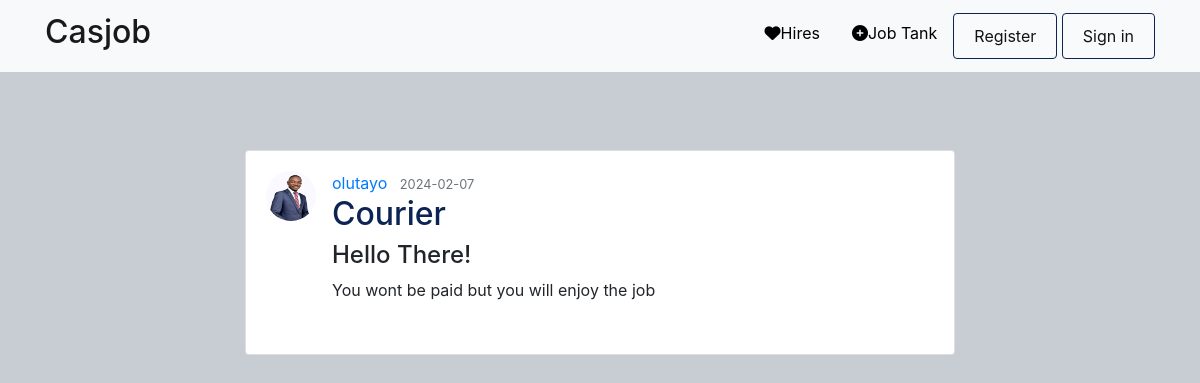
/post/1, run on the app's committed database.
### casjob/models.py (models this page shows, shortened)
class User(db.Model, UserMixin):
    id = db.Column(db.Integer, primary_key=True)
    firstname = db.Column(db.String(20), unique=False, nullable=True)
    lastname = db.Column(db.String(20), unique=False, nullable=True)
    username = db.Column(db.String(20), unique=True, nullable=False)
    phone_number = db.Column(db.String(20), unique=True, nullable=True)
    email = db.Column(db.String(120), unique=True, nullable=False)
    skill_type = db.Column(db.String(50), nullable=True)
    bio = db.Column(db.String(300), nullable=True)
    image_file = db.Column(db.String(20), nullable=False, default='default.jpg')
    password = db.Column(db.String(60), nullable=False)
    years_of_experience = db.Column(db.Integer)
    posts = db.relationship('Post', backref='author', lazy=True)
    applications = db.relationship('JobApplication', backref='applicant', lazy=True)

class Post(db.Model):
    id = db.Column(db.Integer, primary_key=True)
    title = db.Column(db.String(100), nullable=False)
    date_posted = db.Column(db.DateTime, nullable=False, default=datetime.utcnow)
    skill_type = db.Column(db.String(50), nullable=False)
    job_description = db.Column(db.Text, nullable=False)
    user_id = db.Column(db.Integer, db.ForeignKey('user.id'))

### casjob/routes.py (the view)
@app.route("/post/<int:post_id>")
def post(post_id):
    post = Post.query.get_or_404(post_id)
    return render_template('job.html', title=post.title, post=post)

### casjob/Templates/job.html (shortened to what this page needs)
{% extends "base.html" %}
{% block content %}
    <article class="col-lg-12 ">
        <div class="card mb-4">
            <div class="card-body">
                <div class="media mb-3">
                    <img src="{{ url_for('static', filename='profile_pics/' + post.author.image_file)}}" class="rounded-circle" width="50" height="50" alt="{{ post.author.username }}">
                    <div class="media-body ml-3">
                        <div class="article-metadata">
                            <a class="mr-2" href="{{ url_for('user_job_posts', username=post.author.username) }}">{{ post.author.username }}</a>
                            <small class="text-muted">{{ post.date_posted.strftime('%Y-%m-%d') }}</small>
                        </div>
                        <h2><a class="article-title" href="#">{{ post.skill_type }}</a></h2>
                        <h4 class="article-title">{{ post.title }}</a></h4>
                        <p class="article-content">{{ post.job_description }}</p>
                    </div>
                </div>
            </div>
        </div>
    </article>
      {% endblock content %}

### casjob/static/main.css (style rules this page uses)
body { background-color: rgb(200, 205, 211); margin-top: 100px; padding: 50px; }
h2 a { color: #0c2453; }

### data on the page
User: image_file (picture), author.username "olutayo"
Post: date_posted "2024-02-07", skill_type "Courier", title "Hello There!", job_description "You wont be paid but you will enjoy the job"
